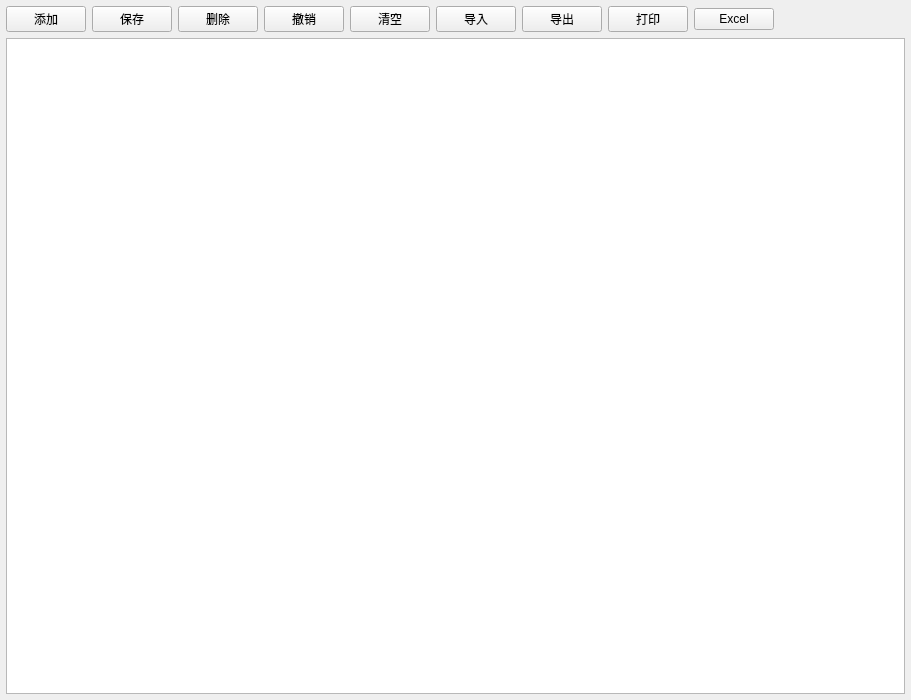
<?xml version="1.0" encoding="UTF-8"?>
<ui version="4.0">
 <class>frmConfigNvr</class>
 <widget class="QWidget" name="frmConfigNvr">
  <property name="geometry">
   <rect>
    <x>0</x>
    <y>0</y>
    <width>911</width>
    <height>700</height>
   </rect>
  </property>
  <property name="windowTitle">
   <string>Form</string>
  </property>
  <layout class="QVBoxLayout" name="verticalLayout">
   <property name="spacing">
    <number>6</number>
   </property>
   <property name="leftMargin">
    <number>6</number>
   </property>
   <property name="topMargin">
    <number>6</number>
   </property>
   <property name="rightMargin">
    <number>6</number>
   </property>
   <property name="bottomMargin">
    <number>6</number>
   </property>
   <item>
    <widget class="QWidget" name="widgetTop" native="true">
     <layout class="QHBoxLayout" name="horizontalLayout">
      <property name="spacing">
       <number>6</number>
      </property>
      <property name="leftMargin">
       <number>0</number>
      </property>
      <property name="topMargin">
       <number>0</number>
      </property>
      <property name="rightMargin">
       <number>0</number>
      </property>
      <property name="bottomMargin">
       <number>0</number>
      </property>
      <item>
       <widget class="QPushButton" name="btnAdd">
        <property name="text">
         <string>添加</string>
        </property>
       </widget>
      </item>
      <item>
       <widget class="QPushButton" name="btnSave">
        <property name="text">
         <string>保存</string>
        </property>
       </widget>
      </item>
      <item>
       <widget class="QPushButton" name="btnDelete">
        <property name="text">
         <string>删除</string>
        </property>
       </widget>
      </item>
      <item>
       <widget class="QPushButton" name="btnReturn">
        <property name="text">
         <string>撤销</string>
        </property>
       </widget>
      </item>
      <item>
       <widget class="QPushButton" name="btnClear">
        <property name="text">
         <string>清空</string>
        </property>
       </widget>
      </item>
      <item>
       <widget class="QPushButton" name="btnInput">
        <property name="text">
         <string>导入</string>
        </property>
       </widget>
      </item>
      <item>
       <widget class="QPushButton" name="btnOutput">
        <property name="text">
         <string>导出</string>
        </property>
       </widget>
      </item>
      <item>
       <widget class="QPushButton" name="btnPrint">
        <property name="text">
         <string>打印</string>
        </property>
       </widget>
      </item>
      <item>
       <widget class="QPushButton" name="btnXls">
        <property name="text">
         <string>Excel</string>
        </property>
       </widget>
      </item>
      <item>
       <widget class="QLabel" name="labTip">
        <property name="sizePolicy">
         <sizepolicy hsizetype="Expanding" vsizetype="Preferred">
          <horstretch>0</horstretch>
          <verstretch>0</verstretch>
         </sizepolicy>
        </property>
        <property name="text">
         <string/>
        </property>
        <property name="alignment">
         <set>Qt::AlignCenter</set>
        </property>
       </widget>
      </item>
     </layout>
    </widget>
   </item>
   <item>
    <widget class="QTableView" name="tableView"/>
   </item>
  </layout>
 </widget>
 <tabstops>
  <tabstop>btnAdd</tabstop>
  <tabstop>btnSave</tabstop>
  <tabstop>btnDelete</tabstop>
  <tabstop>btnReturn</tabstop>
  <tabstop>btnClear</tabstop>
  <tabstop>btnInput</tabstop>
  <tabstop>btnOutput</tabstop>
  <tabstop>btnPrint</tabstop>
  <tabstop>btnXls</tabstop>
 </tabstops>
 <resources/>
 <connections/>
</ui>
